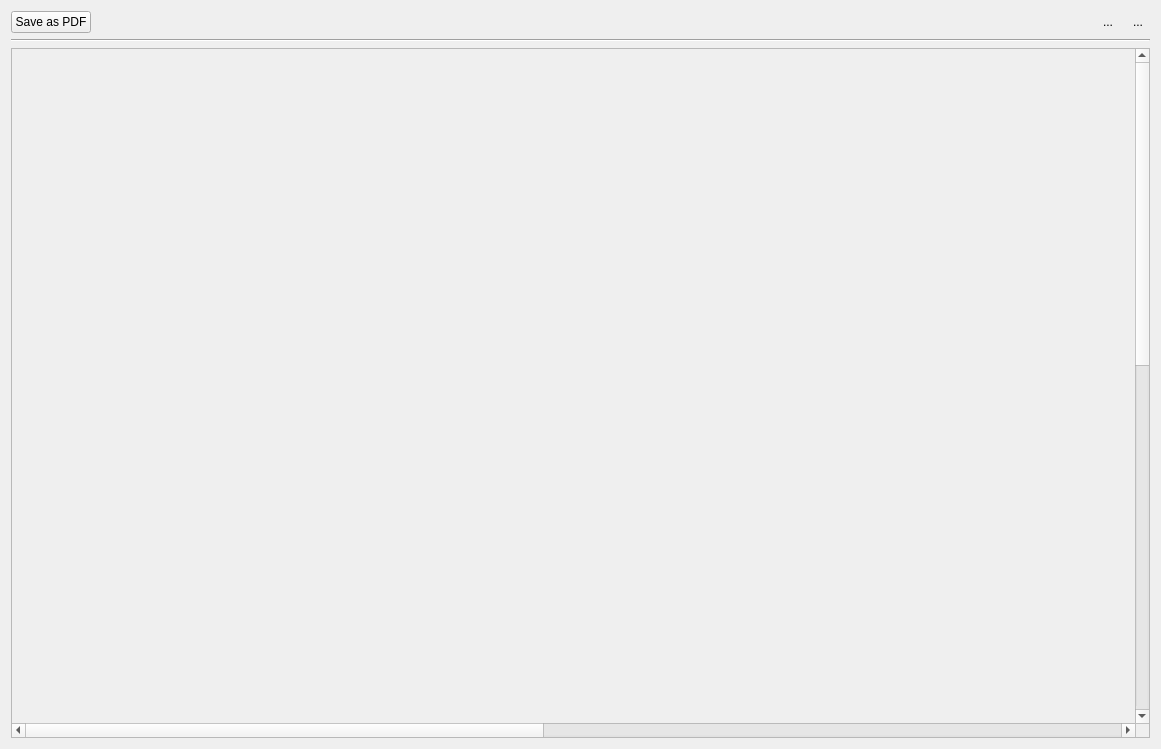
<?xml version="1.0" encoding="UTF-8"?>
<ui version="4.0">
 <class>Formulas_UI</class>
 <widget class="QWidget" name="Formulas_UI">
  <property name="geometry">
   <rect>
    <x>0</x>
    <y>0</y>
    <width>1161</width>
    <height>749</height>
   </rect>
  </property>
  <property name="windowTitle">
   <string>Formulas</string>
  </property>
  <layout class="QGridLayout" name="gridLayout">
   <item row="0" column="0">
    <layout class="QHBoxLayout" name="horizontalLayout">
     <item>
      <widget class="QPushButton" name="saveAsPDFButton">
       <property name="text">
        <string>Save as PDF</string>
       </property>
      </widget>
     </item>
     <item>
      <spacer name="horizontalSpacer">
       <property name="orientation">
        <enum>Qt::Horizontal</enum>
       </property>
       <property name="sizeHint" stdset="0">
        <size>
         <width>40</width>
         <height>20</height>
        </size>
       </property>
      </spacer>
     </item>
     <item>
      <widget class="QToolButton" name="MinimizeButton">
       <property name="toolTip">
        <string>Minimize</string>
       </property>
       <property name="text">
        <string>...</string>
       </property>
       <property name="icon">
        <iconset>
         <normaloff>icons PNG/Minimize.png</normaloff>icons PNG/Minimize.png</iconset>
       </property>
       <property name="autoRaise">
        <bool>true</bool>
       </property>
      </widget>
     </item>
     <item>
      <widget class="QToolButton" name="CloseButton">
       <property name="toolTip">
        <string>Close</string>
       </property>
       <property name="text">
        <string>...</string>
       </property>
       <property name="icon">
        <iconset>
         <normaloff>icons PNG/Close.png</normaloff>icons PNG/Close.png</iconset>
       </property>
       <property name="autoRaise">
        <bool>true</bool>
       </property>
      </widget>
     </item>
    </layout>
   </item>
   <item row="1" column="0">
    <widget class="Line" name="line">
     <property name="orientation">
      <enum>Qt::Horizontal</enum>
     </property>
    </widget>
   </item>
   <item row="2" column="0">
    <widget class="QScrollArea" name="scrollArea">
     <property name="verticalScrollBarPolicy">
      <enum>Qt::ScrollBarAlwaysOn</enum>
     </property>
     <property name="widgetResizable">
      <bool>true</bool>
     </property>
     <widget class="QWidget" name="scrollAreaWidgetContents_3">
      <property name="geometry">
       <rect>
        <x>0</x>
        <y>0</y>
        <width>2384</width>
        <height>1444</height>
       </rect>
      </property>
      <layout class="QVBoxLayout" name="verticalLayout">
       <item>
        <widget class="QSplitter" name="splitter">
         <property name="lineWidth">
          <number>1</number>
         </property>
         <property name="orientation">
          <enum>Qt::Horizontal</enum>
         </property>
         <widget class="FormulaLayout" name="formulaLayout" native="true">
          <property name="sizePolicy">
           <sizepolicy hsizetype="Fixed" vsizetype="Fixed">
            <horstretch>0</horstretch>
            <verstretch>0</verstretch>
           </sizepolicy>
          </property>
          <property name="minimumSize">
           <size>
            <width>1000</width>
            <height>757</height>
           </size>
          </property>
         </widget>
         <widget class="VehicleLookUp" name="vehicleLookup" native="true">
          <property name="sizePolicy">
           <sizepolicy hsizetype="Fixed" vsizetype="Fixed">
            <horstretch>0</horstretch>
            <verstretch>0</verstretch>
           </sizepolicy>
          </property>
          <property name="minimumSize">
           <size>
            <width>1356</width>
            <height>1422</height>
           </size>
          </property>
         </widget>
        </widget>
       </item>
      </layout>
     </widget>
    </widget>
   </item>
  </layout>
 </widget>
 <customwidgets>
  <customwidget>
   <class>FormulaLayout</class>
   <extends>QWidget</extends>
   <header>formulaLayout.h</header>
   <container>1</container>
  </customwidget>
  <customwidget>
   <class>VehicleLookUp</class>
   <extends>QWidget</extends>
   <header>VehicleLookUp.h</header>
   <container>1</container>
  </customwidget>
 </customwidgets>
 <resources/>
 <connections/>
</ui>
